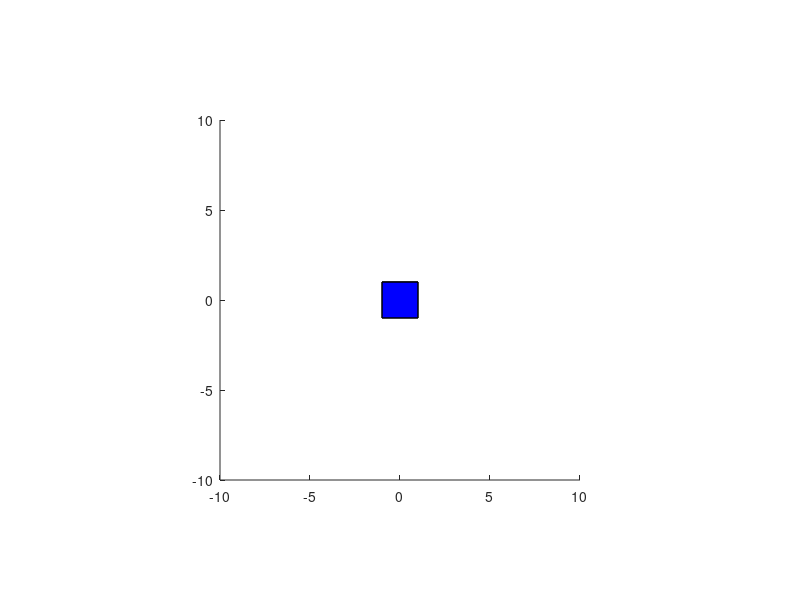

Write the MATLAB code that produced this figure. (Note: this script raises an error after producing the figure.)
function h = plotACube()

figure(1);
format compact 
h(1) = axes('Position',[0.2 0.2 0.6 0.6]);
vert = [1 1 -1; 
        -1 1 -1; 
        -1 1 1; 
        1 1 1; 
        -1 -1 1;
        1 -1 1; 
        1 -1 -1;
        -1 -1 -1];

fac = [1 2 3 4; 
       4 3 5 6; 
       6 7 8 5; 
       1 2 8 7; 
       6 7 1 4; 
       2 3 5 8];

h = patch('Faces',fac,'Vertices',vert,'FaceColor','b');  % patch function
axis([-10, 10, -10, 10, -10, 10]);
axis equal;
material metal;
alpha('color');
alphamap('rampdown');
view(3);